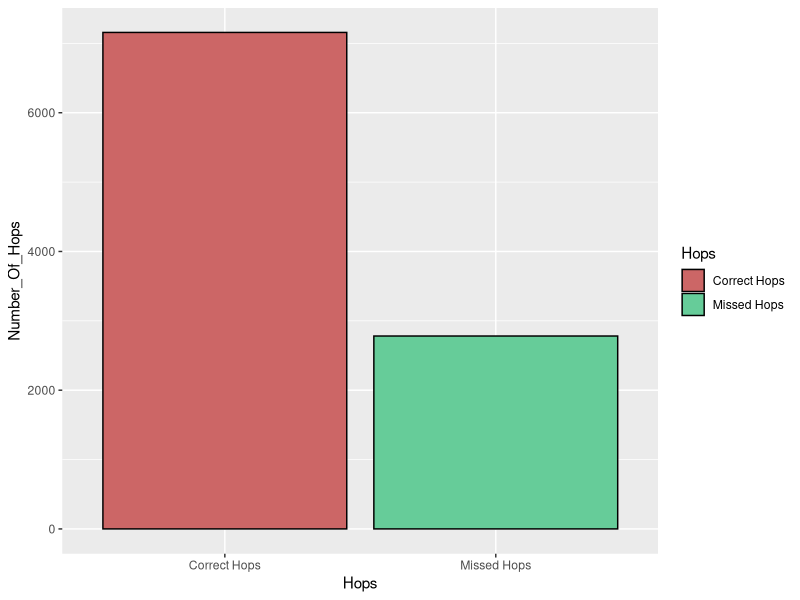
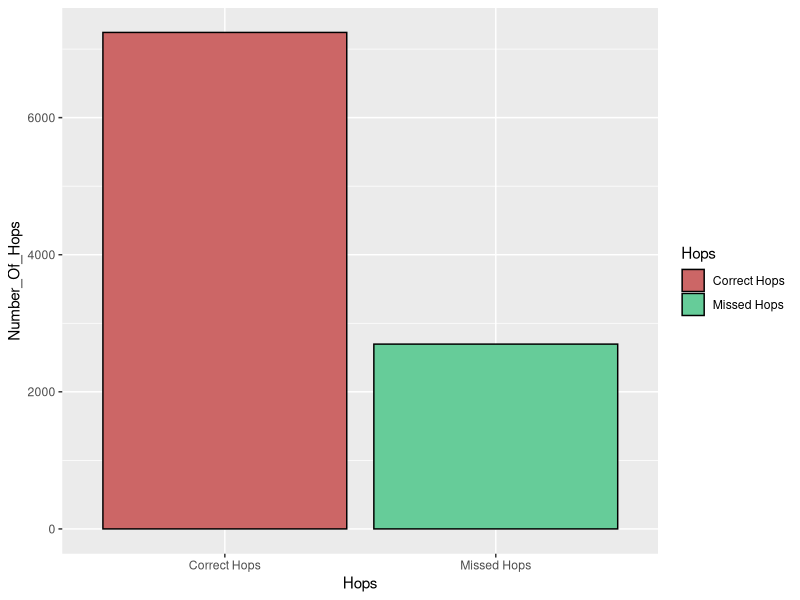
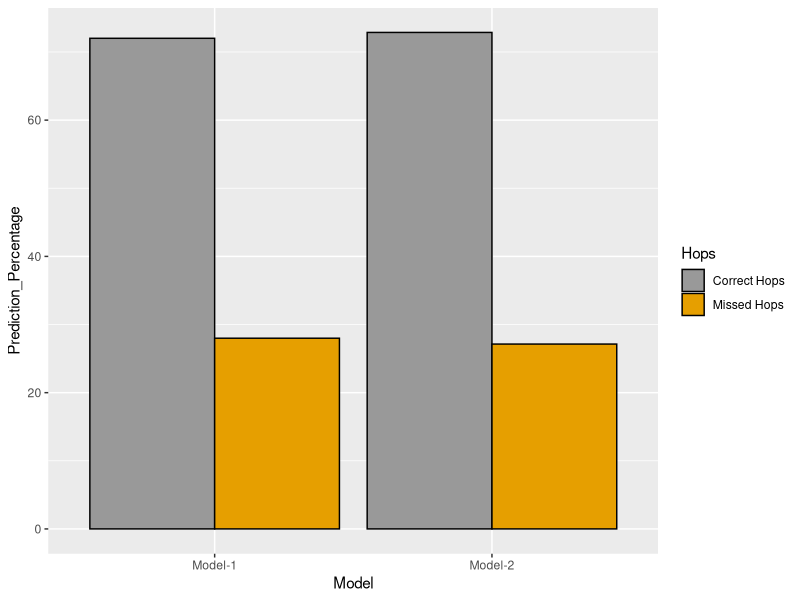
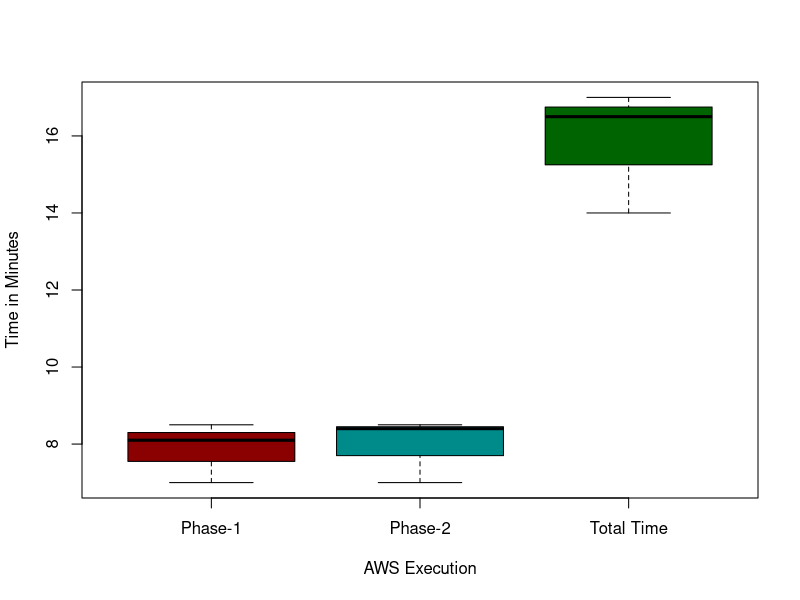

Write R code to recreate these figures, in order.
## ---- chunk 1
dat <- data.frame(
  Hops = factor(c("Correct Hops","Missed Hops"), levels=c("Correct Hops","Missed Hops")),
  Number_Of_Hops = c(7158, 2781)
)
library(ggplot2)
ggplot(data=dat, aes(x=Hops, y=Number_Of_Hops, fill=Hops)) +
  geom_bar(stat="identity",colour="black") +
  scale_fill_manual(values=c("#CC6666", "#66CC99"))
## ---- chunk 2
dat <- data.frame(
  Hops = factor(c("Correct Hops","Missed Hops"), levels=c("Correct Hops","Missed Hops")),
  Number_Of_Hops = c(7243, 2696)
)
library(ggplot2)
ggplot(data=dat, aes(x=Hops, y=Number_Of_Hops, fill=Hops)) +
  geom_bar(stat="identity",colour="black") +
  scale_fill_manual(values=c("#CC6666", "#66CC99"))
## ---- chunk 3
dat <- data.frame(
  Hops = factor(c("Correct Hops","Correct Hops","Missed Hops","Missed Hops")),
  Model = factor(c("Model-1","Model-2","Model-1","Model-2"), levels=c("Model-1","Model-2")),
  Prediction_Percentage = c(72.01, 72.87, 27.99,  27.13)
)
library(ggplot2)
ggplot(data=dat, aes(x=Model, y=Prediction_Percentage, fill=Hops)) +
  geom_bar(stat="identity", position=position_dodge(), colour="black") +
  scale_fill_manual(values=c("#999999", "#E69F00"))
## ---- chunk 4
C <- c(16.5,17,14)
A <- c(8.1,8.5,7)
B <- c(8.4,8.5,7)
boxplot(A,B,C, col = c("darkred","darkcyan","darkgreen"), names = c("Phase-1","Phase-2","Total Time"), xlab="AWS Execution", ylab="Time in Minutes")
## ---- chunk 5

